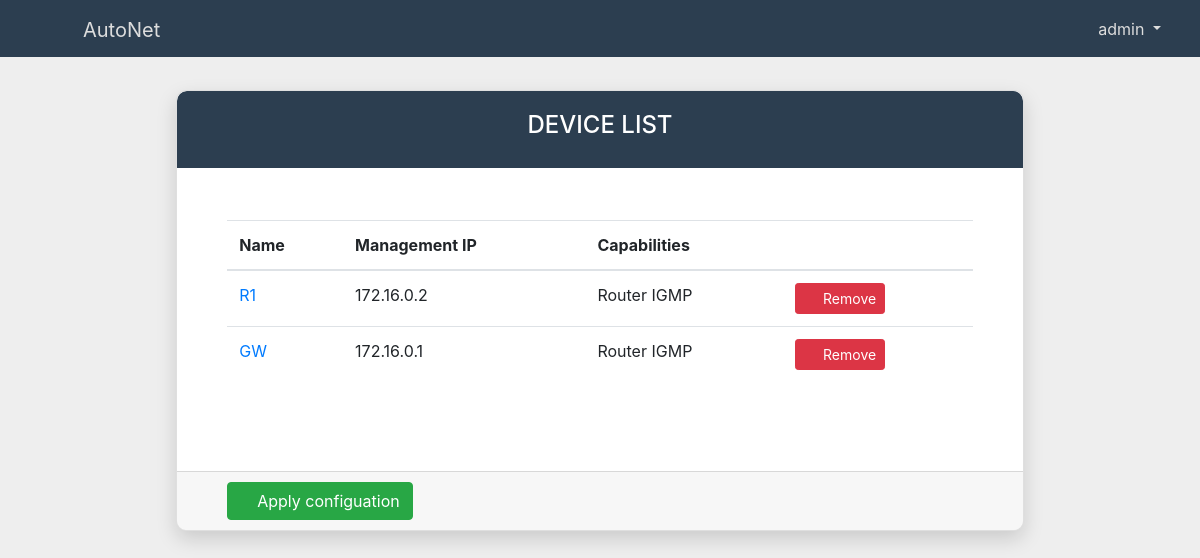
Page /device_list/ (signed in) on the earlier database version.
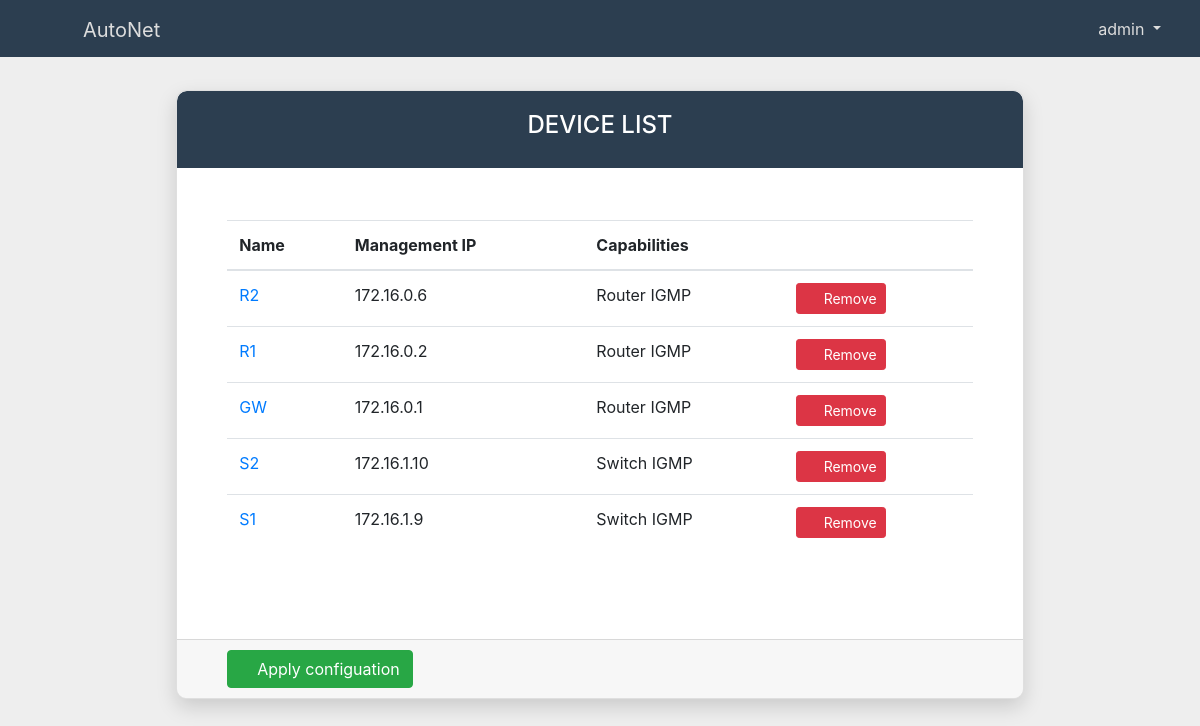
Same page on the later database version.
### control/models.py (models this page shows, shortened)
class Device(models.Model):
    user = models.ForeignKey(User, default=1, on_delete=models.CASCADE)
    hostname = models.CharField(max_length=255)
    managementIP = models.GenericIPAddressField(null=True)
    localPort = models.CharField(max_length=255)
    remotePort = models.CharField(max_length=255)
    platform = models.CharField(max_length=255)
    softwareVersion = models.CharField(max_length=255)
    deviceType = models.CharField(max_length=255, default='cisco_ios')
    capabilities = models.CharField(max_length=100, null=True)
    monitored = models.BooleanField(default=False)

### control/views.py (the view)
# urls.py: path('device_list/', views.diviceList, name='device_list'),
def diviceList(request):
    if not request.user.is_authenticated:
        return redirect('control:login')
    else:
        allDevices = Device.objects.filter(user=request.user)
        allProfiles = Profile.objects.filter(user=request.user)
        allConfigs = UserConfig.objects.filter(user=request.user)
        return render(request, 'control/device_list.html',
                      {'allDevices': allDevices, 'allProfiles': allProfiles, 'allConfigs': allConfigs})

### control/templates/control/device_list.html (shortened to what this page needs)
{% extends 'control/base.html' %}{% block deviceList_active %}active{% endblock %}{% block body %}
<div class="container-fluid">
    <div class="row justify-content-center">
        <div class="col-sm-12 col-md-9">
            <div class="card account-info-wrapper" style="overflow-x: scroll !important;">
                <div class="card-heading text-center">
                    <h4 class="title">Device List</h4>
                </div>
                <div class="card-body">
                    <table id="device_list" class="table" style="width:100%; padding-top: 10px; padding-bottom: 10px;">
                        <thead>
                            <th>Name</th>
                            <th>Management IP</th>
                            <th>Capabilities</th>
                            <th></th>
                        </thead>
                        {% for device in allDevices %}
                        <tr>
                            <td><a href="{% url 'control:device_detail' device.id %}">{{device.hostname}}</a></td>
                            <td>{{device.managementIP}}</td>
                            <td>{{device.capabilities}}</td>
                            <td>
                                <form action="{% url 'control:remove_device' %}" method="POST">
                                    <button type="submit" class="btn btn-danger btn-sm"><i class="fas fa-trash"></i>&nbsp;&nbsp;Remove</button>
                                </form>
                            </td>
                        </tr>
                        {% endfor %}
                    </table>
                </div>
                <div class="card-footer" style="padding: 10px; padding-left: 50px;">
                    <button class="btn btn-success" data-toggle="modal" data-target="#addUserModal"><span
                        class="fas fa-plus-circle"></span>&nbsp;Apply configuation</button>
                </div>
            </div>
        </div>
    </div>
</div>
{% endblock %}

### control/templates/control/base.html (shortened to what this page needs)
{% load static %}
<!doctype html>
<html lang="en">
<head>
    <link rel="stylesheet" href="{% static 'style/css/bootstrap.min.css' %}">
    <link rel="stylesheet" type="text/css" href="{% static 'DataTables/datatables.min.css' %}"/>
    <link rel="stylesheet" href="{% static 'fontawesome-free-5.15.1-web/css/all.css' %}">
    <link rel="stylesheet" href="{% static 'style/sidebar.css' %}">
</head>
<body>
    <div id="wrapper" class>
        <nav class="navbar fixed-top navbar-expand-lg navbar-light bg-custom" style="height: 57px;">
            <div class="container-fluid">
                <div class="navbar-header">
                    <a href="#" class="btn" id="menu-toggle">
                        <i class="fas fa-bars" style="color: #ddd;"></i>
                    </a>&nbsp;&nbsp;
                    <a class="navbar-brand" href="{% url 'control:index' %}" style="padding-top: 10px; color: #ddd;">AutoNet</a>
                </div>
                <ul class="navbar-nav ml-auto">
                    <li class="nav-item dropdown">
                        <a class="dropdown-toggle user-dropdown" href="#" id="navbarDropdown1" role="button" data-toggle="dropdown" aria-haspopup="true" aria-expanded="false" style="text-decoration: none;">
                            <span class="fas fa-cog"></span>&nbsp;&nbsp;{{user.username}}
                        </a>
                    </li>
                </ul>
            </div>
        </nav>
        <div id="page-content-wrapper">
            {% block body %} {% endblock %}
        </div>
        </div>
</body>
</html>

### control/static/style/sidebar.css (style rules this page uses)
body { background: #EEEEEE; height: 100%; overflow-y: scroll !important; }
.bg-custom { background: #2c3e50; }
#page-content-wrapper { width: 100%; padding: 15px; transition: 0.1s; }
.navbar li a { display: block; }
.navbar a { color: #ddd; }
.user-dropdown { border-width: 1px; border-radius: 5px; border: solid #ddd0 1px; padding: 4px 7px; }
.card { border-radius: 3px; background: #fff; }
.card-heading { background: #2c3e50; color: #fff; padding: 20px 0; border-top-left-radius: 10px; border-top-right-radius: 10px; text-transform: uppercase; }
.card-body { padding: 52px 50px; padding-bottom: 73px; }
.account-info-wrapper { margin-top: 75px; border-radius: 10px; box-shadow: 0px 8px 20px 0px rgba(0, 0, 0, 0.15); }

Differences in the rows shown:
added Device: hostname "R2", managementIP "172.16.0.6", capabilities "Router IGMP"
added Device: hostname "S2", managementIP "172.16.1.10", capabilities "Switch IGMP"
added Device: hostname "S1", managementIP "172.16.1.9", capabilities "Switch IGMP"
